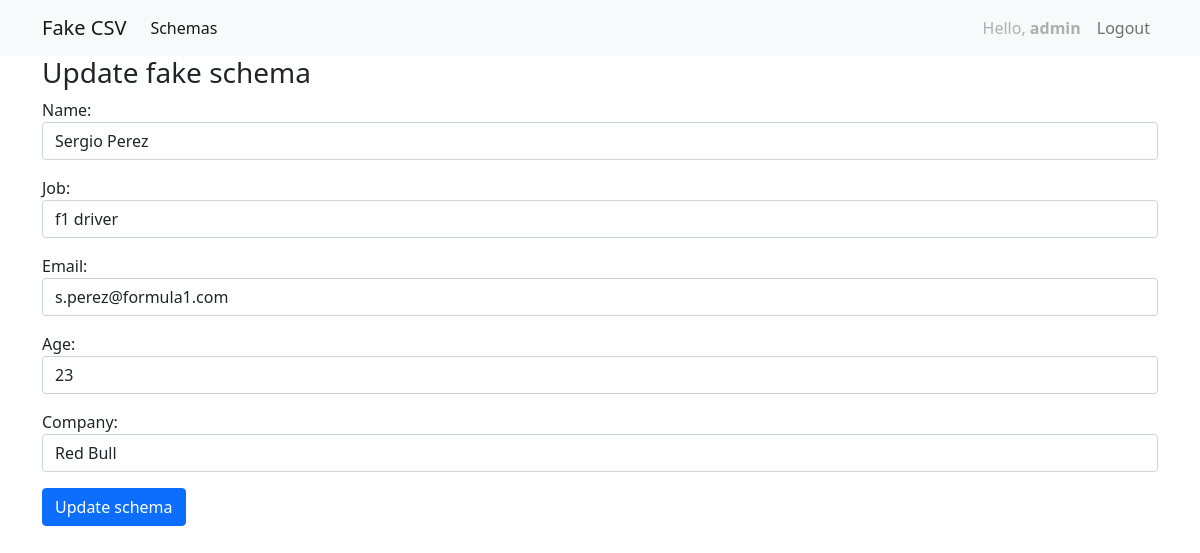
Screenshot of /update/10/ (signed in) with the database file from the repository.
### fake/models.py (models this page shows, shortened)
class Test(models.Model):
    user = models.ForeignKey(User, on_delete=models.CASCADE, null=True, blank=True)
    name = models.CharField(max_length=50, null=True, blank=True)
    job = models.CharField(max_length=50, null=True, blank=True)
    email = models.EmailField(null=True, blank=True)
    age = models.IntegerField(
        default=1,
        validators=[MaxValueValidator(70), MinValueValidator(16)]
     )
    company = models.CharField(
            max_length=100,
            validators=[MinLengthValidator(2, "Title must be greater than 2 characters")],
    )
    created_at = models.DateTimeField(auto_now_add=True)
    updated_at = models.DateTimeField(auto_now=True)
    class Meta:
        ordering = ['-name']

### fake/views.py (the view)
# urls.py: path('update/<int:pk>/', TestUpdate.as_view(), name='update'),
class TestUpdate(LoginRequiredMixin, UpdateView):
    model = Test
    template_name= 'fake/update.html'
    success_url = reverse_lazy('home')
    form_class = TestCreateForm

### fake/forms.py
class TestCreateForm(forms.ModelForm):
    class Meta:
        model = Test
        fields = ('name', 'job', 'email', 'age', 'company')
        widgets = {
            'name': forms.TextInput(attrs={'class':'form-control'}),
            'job': forms.TextInput(attrs={'class':'form-control'}),
            'email': forms.TextInput(attrs={'class':'form-control'}),
            'age': forms.TextInput(attrs={'class':'form-control'}),
            'company': forms.TextInput(attrs={'class':'form-control'}),
        }

### fake/templates/fake/update.html (shortened to what this page needs)
{% extends 'fake/base.html' %}
{% block  content %}
<h3> Update fake schema </h3>
<form method='POST'>
    {{form.as_p}}
    <button class="btn btn-primary" type='submit' value='Submit'>Update schema </button>
</form>
{% endblock %}

### fake/templates/fake/base.html (shortened to what this page needs)
<!doctype html>
<html lang="en">
  <head>
    <link href="https://cdn.jsdelivr.net/npm/bootstrap@5.1.3/dist/css/bootstrap.min.css" rel="stylesheet">
  </head>
  <body>
    <nav class="navbar navbar-expand-lg navbar-light bg-light">
        <div class="container">
          <a class="navbar-brand" href="#">Fake CSV</a>
          <div class="collapse navbar-collapse" id="navbarSupportedContent">
            <ul class="navbar-nav me-auto mb-2 mb-lg-0">
              <li class="nav-item">
                <a class="nav-link active" aria-current="page" href="{% url 'home' %}">Schemas</a>
              </li>
            </ul>
            <ul class="navbar-nav ml-auto">
                {% if request.user.is_authenticated %}
                    <li class="nav-item">
                        <a class="nav-link disabled">Hello, <b>{{request.user.username }}</b></a>
                    </li>
                <li class="nav-item">
                    <a class="nav-link" href="{% url 'logout' %}">Logout</a>
                </li>
                {% else %}
                    <li class="nav-item">
                        <a class="nav-link" href="{% url 'login' %}">Login</a>
                      </li>
                    {% endif %}
            </ul>
          </div>
        </div>
      </nav>
    <div class='container'>
        {% block  content %}
        {% endblock %}
    </div>
  </body>
</html>

### rows the page displays
Test: name "Sergio Perez", job "f1 driver", email "s.perez@formula1.com", age "23", company "Red Bull"

### other values shown
{{ request.user.username }} "admin"
